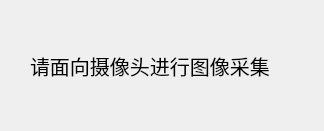
<?xml version="1.0" encoding="UTF-8"?>
<ui version="4.0">
 <class>wait</class>
 <widget class="QWidget" name="wait">
  <property name="geometry">
   <rect>
    <x>0</x>
    <y>0</y>
    <width>324</width>
    <height>131</height>
   </rect>
  </property>
  <property name="windowTitle">
   <string>Form</string>
  </property>
  <widget class="QLabel" name="label">
   <property name="geometry">
    <rect>
     <x>30</x>
     <y>50</y>
     <width>251</width>
     <height>31</height>
    </rect>
   </property>
   <property name="font">
    <font>
     <pointsize>15</pointsize>
    </font>
   </property>
   <property name="text">
    <string>请面向摄像头进行图像采集</string>
   </property>
  </widget>
 </widget>
 <resources/>
 <connections/>
</ui>
